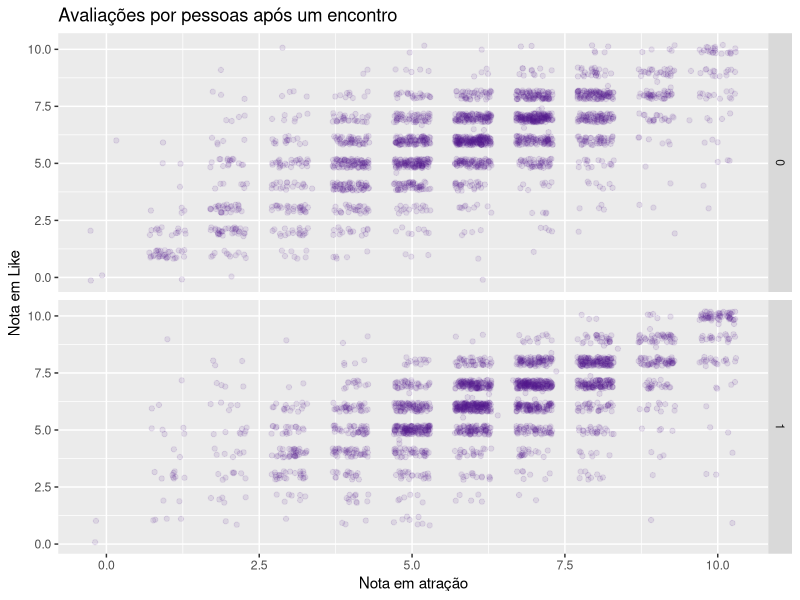
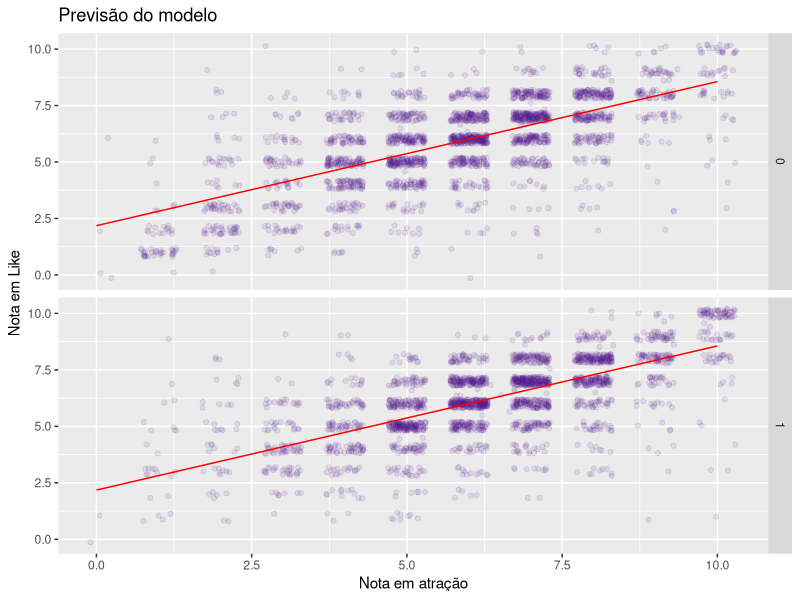
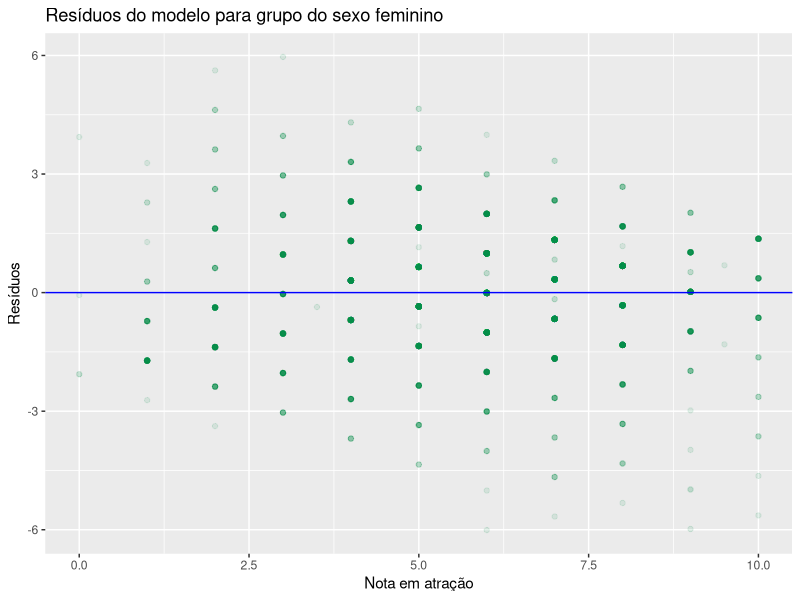
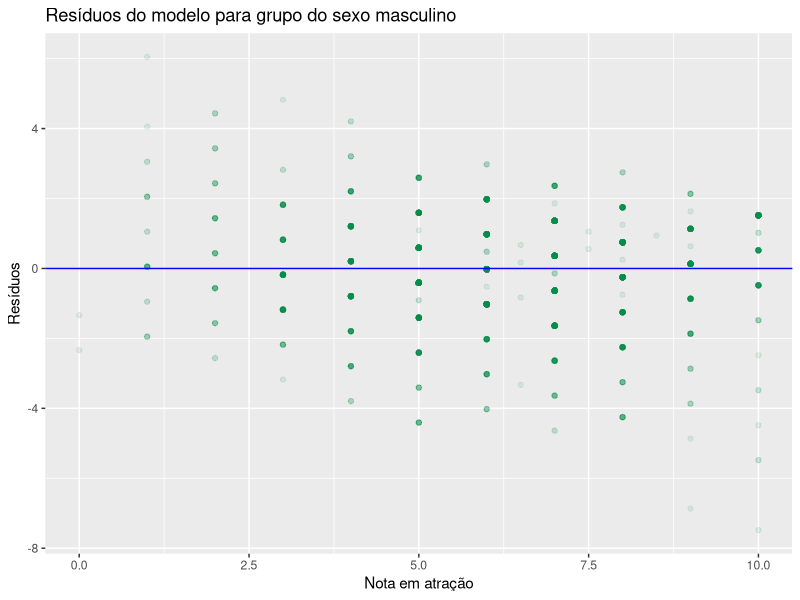
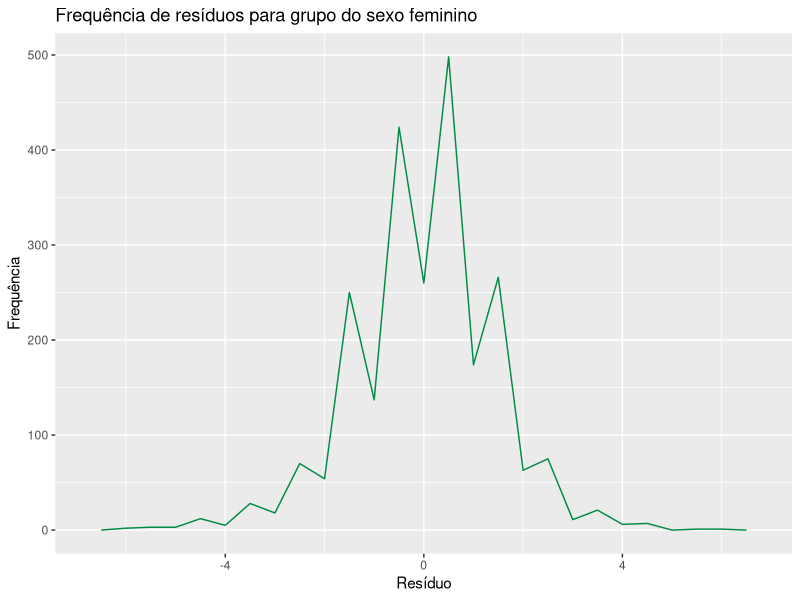
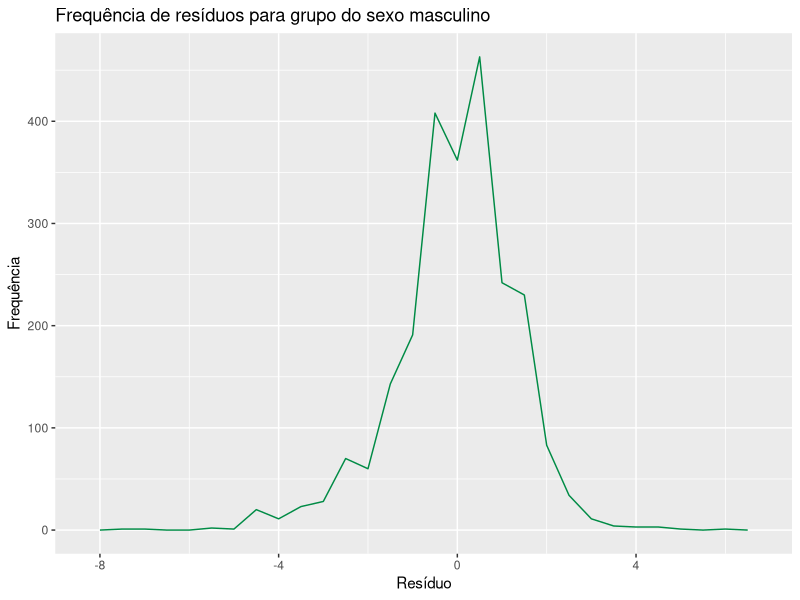
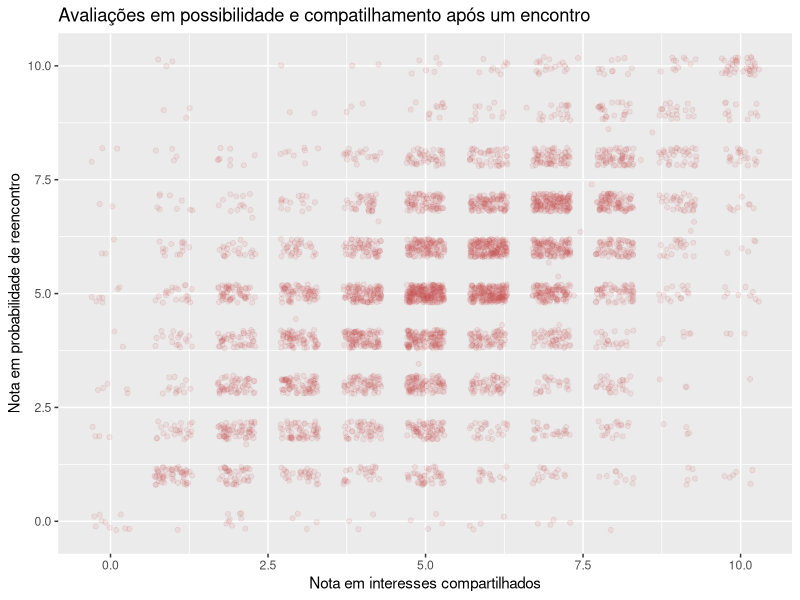
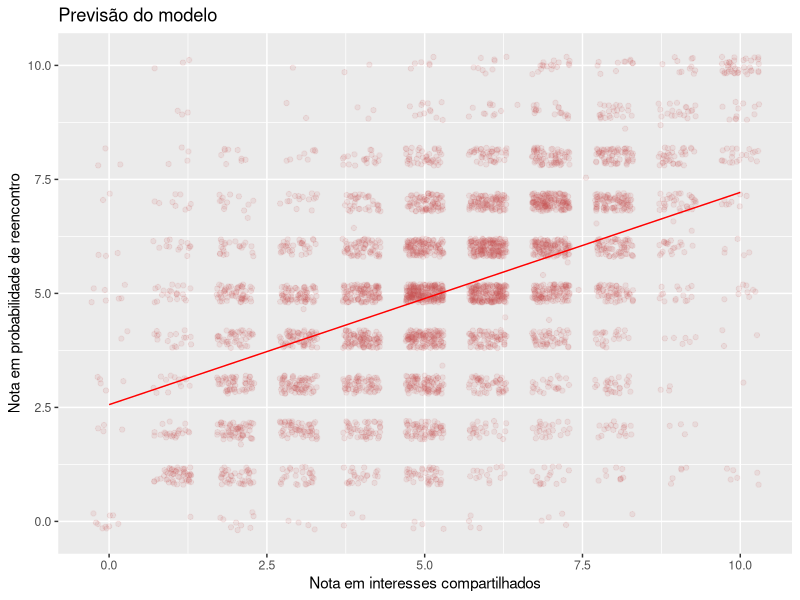

Here is the R script that generated these plots, in order:
## ---- chunk 1
knitr::opts_chunk$set(echo = TRUE)

library(ggplot2)
library(pscl)
library(dplyr, warn.conflicts = FALSE)
library(broom)
library(modelr)
## ---- chunk 2
data = read.csv("speed-dating.csv")
data = data.frame(data$gender, data$attr, data$shar, data$like, data$prob)
names(data) <- c("gender", "attr", "shar", "like", "prob")

head(data)

## ---- chunk 3
womenLike = subset(data, data$gender == 0)
menLike = subset(data, data$gender == 1)
## ---- chunk 4

ggplot(data, aes(data$attr, data$like)) +
  geom_point(alpha = 0.1, position = position_jitter(width = 0.3), color="purple4") +
  labs(title="Avaliações por pessoas após um encontro", x= "Nota em atração", y="Nota em Like") +
  facet_grid(gender ~ ., scales = "free", space = "free")
## ---- chunk 5
dataLikeMod = lm(like ~ attr, data = data)

ggplot(data, aes(data$attr, data$like)) +  
  geom_point(alpha = 0.1, position = position_jitter(width = 0.3), color="purple4") + 
  labs(title="Previsão do modelo", x= "Nota em atração", y="Nota em Like") +  
  geom_line(aes(y = predict(dataLikeMod, data)), colour = "red") +
  facet_grid(gender ~ ., scales = "free", space = "free")

womenLikeMod = lm(like ~ attr, data = womenLike)
menLikeMod = lm(like ~ attr, data = menLike)
## ---- chunk 6
ggplot(womenLikeMod, aes(attr, .resid)) + 
  labs(title="Resíduos do modelo para grupo do sexo feminino", x= "Nota em atração", y="Resíduos") +
  geom_point(alpha = 0.1, color="springgreen4") +
  geom_hline(yintercept = 0, colour = "blue")

ggplot(menLikeMod, aes(attr, .resid)) +
   labs(title="Resíduos do modelo para grupo do sexo masculino", x= "Nota em atração", y="Resíduos") + 
  geom_point(alpha = 0.1, color="springgreen4") + 
  geom_hline(yintercept = 0, colour = "blue")
## ---- chunk 7

ggplot(womenLikeMod, aes(.resid)) + labs(title="Frequência de resíduos para grupo do sexo feminino", x= "Resíduo", y="Frequência") + 
  geom_freqpoly(binwidth = 0.5, color="springgreen4") 

ggplot(menLikeMod, aes(.resid)) + labs(title="Frequência de resíduos para grupo do sexo masculino", x= "Resíduo", y="Frequência") + 
  geom_freqpoly(binwidth = 0.5, color="springgreen4") 
## ---- chunk 8
tidy(womenLikeMod, conf.int = TRUE)
summary(womenLikeMod)
## ---- chunk 9
tidy(menLikeMod, conf.int = TRUE)
summary(menLikeMod)
## ---- chunk 10
ggplot(data, aes(data$shar, data$prob)) +
  geom_point(alpha = 0.1, position = position_jitter(width = 0.3), color="indianred3") +
  labs(title="Avaliações em possibilidade e compatilhamento após um encontro", x= "Nota em interesses compartilhados", y="Nota em probabilidade de reencontro")
## ---- chunk 11
dataProbMod = lm(prob ~ shar, data = data)

ggplot(data, aes(data$shar, data$prob)) +  
  geom_point(alpha = 0.1, position = position_jitter(width = 0.3), color="indianred3") + 
  labs(title="Previsão do modelo", x= "Nota em interesses compartilhados", y="Nota em probabilidade de reencontro") +  
  geom_line(aes(y = predict(dataProbMod, data)), colour = "red")
## ---- chunk 12
ggplot(dataProbMod, aes(shar, .resid)) + 
  labs(title="Resíduos do modelo", x= "Nota em interesses compartilhados", y="Resíduos") +
  geom_point(alpha = 0.1, color="darkcyan") +
  geom_hline(yintercept = 0, colour = "blue")

ggplot(dataProbMod, aes(.resid)) + labs(title="Frequência de resíduos", x= "Resíduo", y="Frequência") + 
  geom_freqpoly(binwidth = 0.5, color="darkcyan") 
## ---- chunk 13
tidy(dataProbMod, conf.int = TRUE)
summary(dataProbMod)
